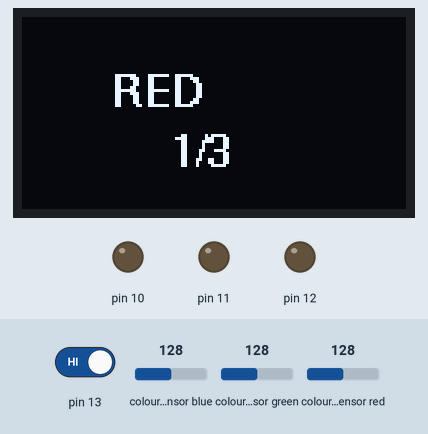
The sketch below on a simulated Arduino Uno, built with avr-gcc and run on an emulated ATmega328P. On the bench: 128×64 one-colour display, output pins drawn as LEDs (lit = HIGH). Wiring (inferred from the names in the program): TCS3200 colour sensor: output pin 8; S2 pin 6; S3 pin 7; S0 pin 4; S1 pin 5. The test bench sets the inputs (shaded band); at power-on: colour sensor red 128, colour sensor blue 128, pin 13 HIGH, colour sensor green 128. Pins used as bus, display or sensor lines are not drawn; what the sketch prints to the serial monitor is not drawn.

Above: at 1.2 s.
1.3 s: colour sensor red set to 5
At 2.6 s:
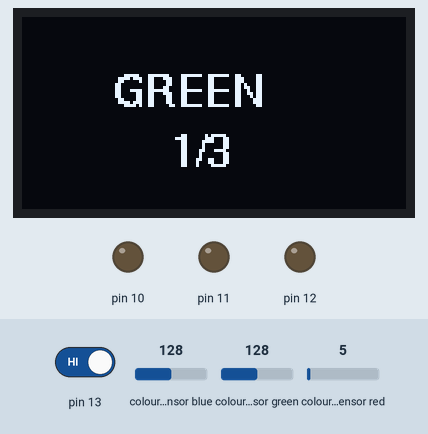
4.8 s: colour sensor blue set to 250
At 6.2 s:
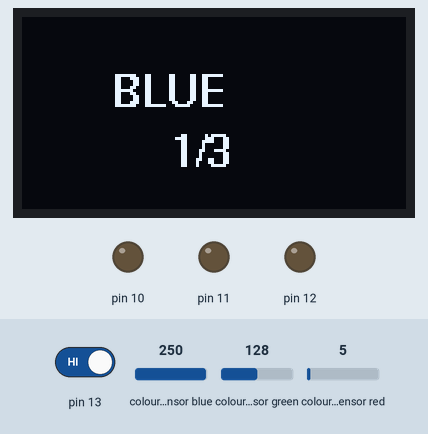
8.3 s: pin 13 driven LOW
At 9.7 s:
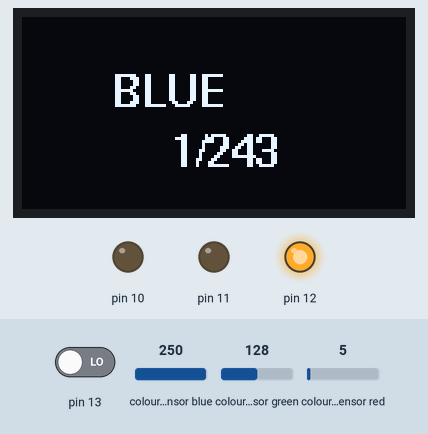
Timing chart, 0 to 11.3 s (numbered marks = the images above; inputs shaded):
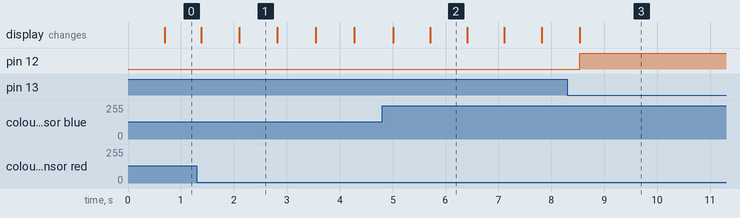

Measured:
- after the input at 1.3 s, the display: first differs from a run without the input after 0.80 s (image 1)
- after the input at 4.8 s, the display: first differs from a run without the input after 0.91 s (image 2)
- after the input at 8.3 s, pin 12: LOW → HIGH after 0.24 s
- what the display in image 1 shows lasts 0.7 s, from 2.1 s to 2.8 s

The sketch:

projekt1.ino
```cpp
#include <Wire.h>
#include <U8glib.h>

// Define color sensor pins
#define S0 4
#define S1 5
#define S2 6
#define S3 7
#define sensorOut 8

// Calibration Values
// *Get these from Calibration Sketch
int redMin = 108; // Red minimum value
int redMax = 220; // Red maximum value
int greenMin = 95; // Green minimum value
int greenMax = 270; // Green maximum value
int blueMin = 90; // Blue minimum value
int blueMax = 255; // Blue maximum value
// Variables for Color Pulse Width Measurements

// Variables for Color Pulse Width Measurements
int redPW = 0;
int greenPW = 0;
int bluePW = 0;

// Variables for final Color values
int redValue;
int greenValue;
int blueValue;

//counts the number of times a color is detected
int Greenounter = 0;
int Redcounter = 0;
int Bluecounter = 0;

U8GLIB_SSD1306_128X64 oled(U8G_I2C_OPT_NO_ACK);

void setup() {
	// Set S0 - S3 as outputs
	pinMode(S0, OUTPUT);
	pinMode(S1, OUTPUT);
	pinMode(S2, OUTPUT);
	pinMode(S3, OUTPUT);
	pinMode(13, INPUT);
	pinMode(10, OUTPUT);
	pinMode(11, OUTPUT);
	pinMode(12, OUTPUT);

	// Set Sensor output as input
	pinMode(sensorOut, INPUT);

	// Set Frequency scaling to 20%
	digitalWrite(S0,HIGH);
	digitalWrite(S1,LOW);

	// Setup Serial Monitor
	Serial.begin(9600);
   Wire.begin();
    oled.setFont(u8g_font_helvB10);

}

void loop() {
	//starts the loop over if the button is pressed
	if (digitalRead(13) == LOW)
	{return;}

	// turns off the leds
	digitalWrite(10, LOW);
	digitalWrite(11, LOW);
	digitalWrite(12, LOW);

	// Read Red value
	redPW = getRedPW();
	// Map to value from 0-255
	redValue = map(redPW, redMin,redMax,255,0);
	// Delay to stabilize sensor
	delay(200);

	// Read Green value
	greenPW = getGreenPW();
	// Map to value from 0-255
	greenValue = map(greenPW, greenMin,greenMax,255,0);
	// Delay to stabilize sensor
	delay(200);

	// Read Blue value
	bluePW = getBluePW();
	// Map to value from 0-255
	blueValue = map(bluePW, blueMin,blueMax,255,0);
	// Delay to stabilize sensor
	delay(200);

	// Print output to Serial Monitor
	Serial.print(" - Red = ");
	Serial.print(redValue);
	Serial.print(" - Green = ");
	Serial.print(greenValue);
	Serial.print(" - Blue = ");
	Serial.println(blueValue);

//if the green value is the highest
  if (greenValue >= blueValue && greenValue >= redValue){
	Greenounter++;
	//show the color and the chans of it being detected
    updateOled("GREEN", "1/" + String(power(3,Greenounter)));
	digitalWrite(11, HIGH); //turns on the green led
	Redcounter = 0; //resets the red counter
	Bluecounter = 0; //resets the blue counter
  }
  //if the red value is the highest
  if (redValue >= blueValue && redValue >= greenValue){
	Redcounter++;
	//show the color and the chans of it being detected
    updateOled("RED", "1/" + String(power(3, Redcounter)));
	digitalWrite(10, HIGH); //turns on the red led
	Greenounter = 0; //resets the green counter
	Bluecounter = 0; //resets the blue counter
  }
  //if the blue value is the highest
  if (blueValue >= redValue && blueValue >= greenValue){
	Bluecounter++;
	//show the color and the chans of it being detected
    updateOled("BLUE", "1/" + String(power(3,Bluecounter)));
	digitalWrite(12, HIGH); //turns on the blue led
	Greenounter = 0; //resets the green counter
	Redcounter = 0; //resets the red counter
  }
}


// Function to read Red Pulse Widths
int getRedPW() {
	// Set sensor to read Red only
	digitalWrite(S2,LOW);
	digitalWrite(S3,LOW);
	// Define integer to represent Pulse Width
	int PW;
	// Read the output Pulse Width
	PW = pulseIn(sensorOut, LOW);
	// Return the value
	return PW;
}

// Function to read Green Pulse Widths
int getGreenPW() {
	// Set sensor to read Green only
	digitalWrite(S2,HIGH);
	digitalWrite(S3,HIGH);
	// Define integer to represent Pulse Width
	int PW;
	// Read the output Pulse Width
	PW = pulseIn(sensorOut, LOW);
	// Return the value
	return PW;
}

// Function to read Blue Pulse Widths
int getBluePW() {
	// Set sensor to read Blue only
	digitalWrite(S2,LOW);
	digitalWrite(S3,HIGH);
	// Define integer to represent Pulse Width
	int PW;
	// Read the output Pulse Width
	PW = pulseIn(sensorOut, LOW);
	// Return the value
	return PW;
}
//function to update the oled
void updateOled(String text,String text2){
    oled.firstPage();
    do{
        oled.drawStr(30, 30, text.c_str()); //where the oled string shows
		oled.drawStr(50, 50, text2.c_str()); //where the oled string shows

    } while (oled.nextPage());
}


int power(int base, int exponent) {
    int result = 1;
    for (int i = 0; i < exponent; ++i) {
        result *= base;
    }
    return result;
}
```
